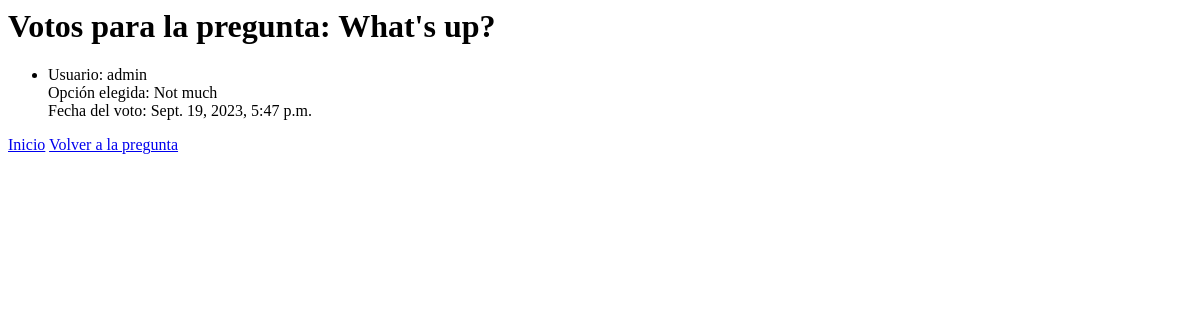
The page /polls/1/voted_users/ on the database as committed earlier.
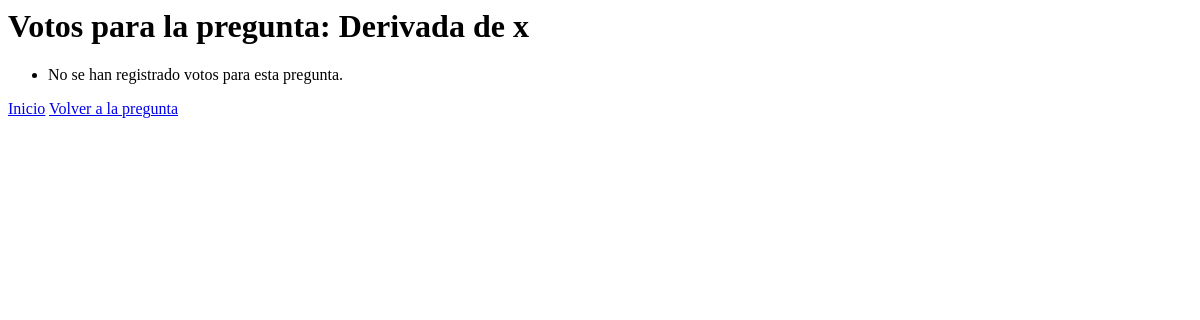
The same page on the database as committed later.
### polls/models.py (models this page shows, shortened)
class Question(models.Model):
    question_text = models.CharField(max_length=200)
    pub_date = models.DateTimeField('date published')
    enabled = models.BooleanField(default=True)  # Campo para habilitar o deshabilitar la pregunta
    enabled_date = models.DateTimeField(null=True, blank=True)  # Campo para registrar la fecha de deshabilitación
    user = models.ForeignKey('auth.User', on_delete=models.CASCADE, null=True)

class QuestionUser(models.Model):
    question = models.ForeignKey(Question, on_delete=models.CASCADE, null=True)
    choice = models.ForeignKey(Choice, on_delete=models.CASCADE, null=True)
    user = models.ForeignKey('auth.User', on_delete=models.CASCADE, null=True)
    fecha = models.DateTimeField(auto_now_add=True)

class Choice(models.Model):
    question = models.ForeignKey(Question, on_delete=models.CASCADE)
    choice_text = models.CharField(max_length=200)
    votes = models.IntegerField(default=0)

### polls/views.py (the view)
# urls.py: path('<int:question_id>/voted_users/', views.voted_users, name='voted_users'),
def voted_users(request, question_id):
    question = get_object_or_404(Question, pk=question_id)
    question_users = QuestionUser.objects.filter(question=question)
    return render(request, 'polls/voted_users.html', {'question': question, 'question_users': question_users})

### polls/templates/polls/voted_users.html
{% block content %}
  <h1>Votos para la pregunta: {{ question.question_text }}</h1>
  <ul>
    {% for question_user in question_users %}
      <li>
        Usuario: {{ question_user.user.username }}<br>
        Opción elegida: {{ question_user.choice.choice_text }}<br>
        Fecha del voto: {{ question_user.fecha }}
      </li>
    {% empty %}
      <li>No se han registrado votos para esta pregunta.</li>
    {% endfor %}
  </ul>
  <a href="http://127.0.0.1:8000/">Inicio</a>
  <a href="{% url 'polls:detail' question.id %}">Volver a la pregunta</a>
{% endblock %}

Rows that differ between the two databases and show on the page:
removed QuestionUser: user.username "admin", choice.choice_text "Not much", fecha "Sept. 19, 2023, 5:47 p.m."
changed Question: question_text "What's up?" → "Derivada de x"
Other text that changed with them:
text now shown: "No se han registrado votos para esta pregunta."
